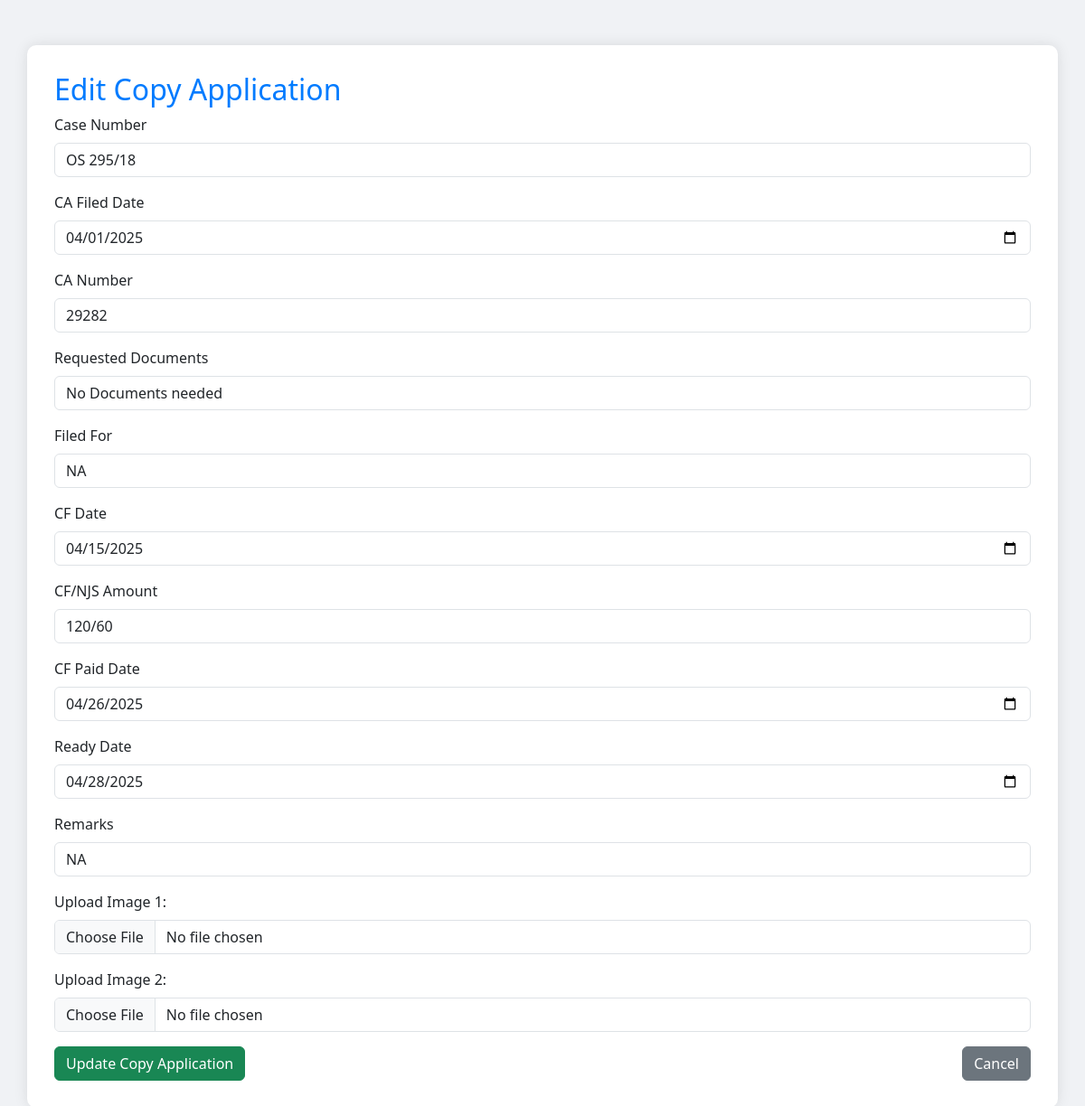
Before: /update/1 (signed in) with the older database file.
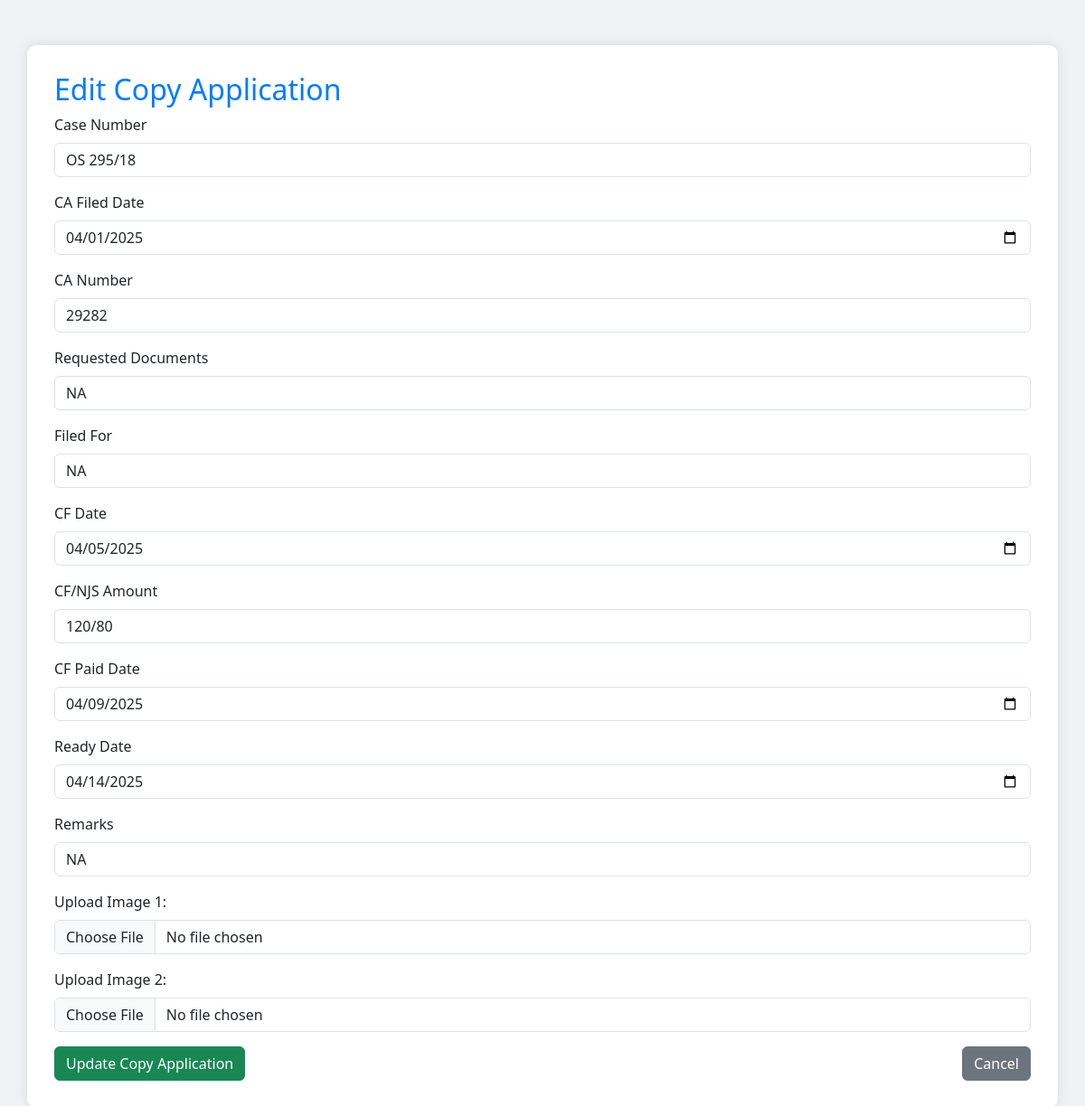
After: the same page with the newer database file.
### App.py (models this page shows)
class Task(db.Model):
    id = db.Column(db.Integer, primary_key=True)
    case_number = db.Column(db.String(100), nullable=False)
    ca_filed_date = db.Column(db.Date, nullable=False)
    ca_number = db.Column(db.String(100), nullable=False)
    required_details = db.Column(db.Text, nullable=False)
    filed_for = db.Column(db.String(100), nullable=False)
    cf_date = db.Column(db.Date, nullable=False)
    cf_amount = db.Column(db.Float, nullable=False)
    cf_paid_date = db.Column(db.Date, nullable=True)
    ca_ready_date = db.Column(db.Date, nullable=True)
    remarks = db.Column(db.Text, nullable=True)

### App.py (the view, shortened to what this page needs)
@app.route('/update/<int:id>', methods=['GET', 'POST'])
@login_required
def update(id):
    task = Task.query.get_or_404(id)
    return render_template('form.html', task=task)

### App.py (called while the page is built)
def login_required(f):
    from functools import wraps
    @wraps(f)
    def decorated_function(*args, **kwargs):
        if 'user_id' not in session:
            return redirect(url_for('login'))
        return f(*args, **kwargs)
    return decorated_function

### templates/form.html (shortened to what this page needs)
<!DOCTYPE html>
<html lang="en">
<head>
    <link href="https://cdn.jsdelivr.net/npm/bootstrap@5.3.0/dist/css/bootstrap.min.css" rel="stylesheet">
</head>
<body>
<div class="container form-container">
    <h2>{{ 'Edit' if task else 'Add' }} Copy Application</h2>
    <form method="POST" enctype="multipart/form-data">
        <div class="mb-3">
            <label class="form-label">Case Number</label>
            <input type="text" name="case_number" class="form-control" value="{{ task.case_number if task else '' }}">
        </div>
        <div class="mb-3">
            <label class="form-label">CA Filed Date</label>
            <input type="date" name="ca_filed_date" class="form-control" value="{{ task.ca_filed_date if task else '' }}">
        </div>
        <div class="mb-3">
            <label class="form-label">CA Number</label>
            <input type="text" name="ca_number" class="form-control" value="{{ task.ca_number if task else '' }}">
        </div>
        <div class="mb-3">
            <label class="form-label">Requested Documents</label>
            <input type="text" name="required_details" class="form-control" value="{{ task.required_details if task else '' }}">
        </div>
        <div class="mb-3">
            <label class="form-label">Filed For</label>
            <input type="text" name="filed_for" class="form-control" value="{{ task.filed_for if task else '' }}">
        </div>
        <div class="mb-3">
            <label class="form-label">CF Date</label>
            <input type="date" name="cf_date" class="form-control" value="{{ task.cf_date if task else '' }}">
        </div>
        <div class="mb-3">
            <label class="form-label">CF/NJS Amount</label>
            <input type="text" name="cf_amount" class="form-control" value="{{ task.cf_amount if task else '' }}">
        </div>
        <div class="mb-3">
            <label class="form-label">CF Paid Date</label>
            <input type="date" name="cf_paid_date" class="form-control" value="{{ task.cf_paid_date if task else '' }}">
        </div>
        <div class="mb-3">
            <label class="form-label">Ready Date</label>
            <input type="date" name="ca_ready_date" class="form-control" value="{{ task.ca_ready_date if task else '' }}">
        </div>
        <div class="mb-3">
            <label class="form-label">Remarks</label>
            <input type="text" name="remarks" class="form-control" value="{{ task.remarks if task else '' }}">
        </div>
        <div class="mb-3">
            <label class="form-label">Upload Image 1:</label>
            <input type="file" name="image1" class="form-control">
        </div>
        <div class="mb-3">
            <label class="form-label">Upload Image 2:</label>
            <input type="file" name="image2" class="form-control">
        </div>
        <div class="d-flex justify-content-between">
            <button type="submit" class="btn btn-success">{% if task %}Update{% else %}Add{% endif %} Copy Application</button>
            <a href="/" class="btn btn-secondary">Cancel</a>
        </div>
    </form>
</div>
</body>
</html>

Changed rows visible on the page:
changed Task "OS 295/18": required_details "No Documents needed" → "NA"; cf_date "04/15/2025" → "04/05/2025"; cf_amount "120/60" → "120/80"; cf_paid_date "04/26/2025" → "04/09/2025"; ca_ready_date "04/28/2025" → "04/14/2025"
